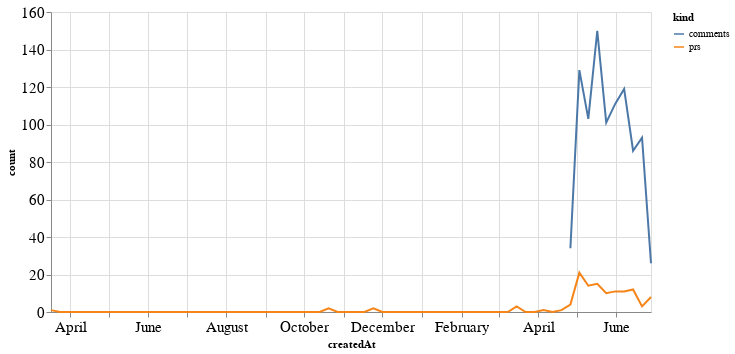

Notebook cell for this chart:
### Code cell
alt.Chart(total_time, width=600).mark_line().encode(
    x='createdAt',
    y='count',
    color='kind'
)

### Figure 1 — Vega-Lite specification as saved in the notebook (floating-point values rounded to 4 significant figures; data arrays with more than 128 entries replaced by an {"elided": "..."} marker saying what was removed)
{"config": {"axisLeft": {"labelFontSize": 15}, "axisBottom": {"labelFontSize": 15}}, "data": {"name": "data-d8dbf33864180b4b0c63a1e0ce5bc813"}, "mark": "line", "encoding": {"color": {"type": "nominal", "field": "kind"}, "x": {"type": "temporal", "field": "createdAt"}, "y": {"type": "quantitative", "field": "count"}}, "width": 600, "$schema": "https://vega.github.io/schema/vega-lite/v4.8.1.json", "datasets": {"data-d8dbf33864180b4b0c63a1e0ce5bc813": {"elided": "136 records"}}}
